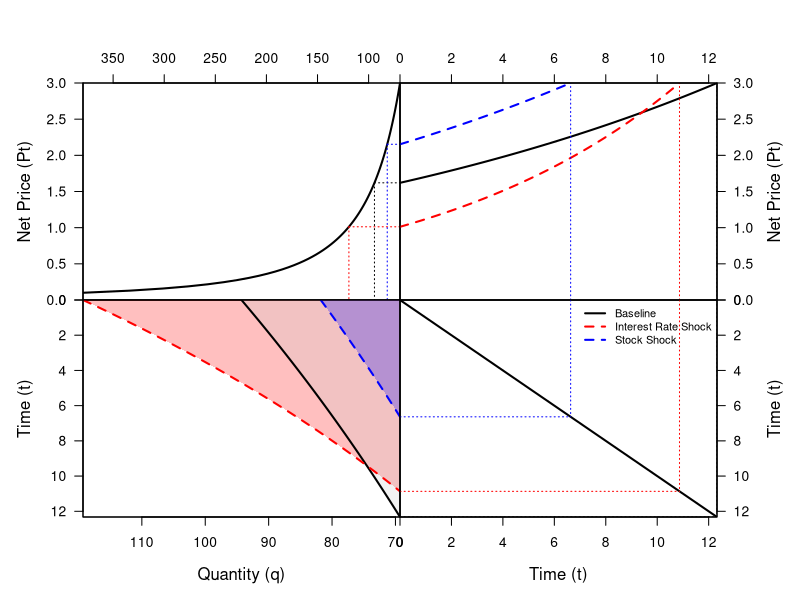

The R script that drew this image:
# Part 1: Data Generation
# Step A: Define Model Parameters
r_base <- 0.05; R0_base <- 1000
r_shock <- 0.10; R0_shock <- 500
pT <- 3; A <- 120; epsilon <- 0.5

# Step B: Define Core Economic Functions 
d_nonlinear <- function(p) A * p^(-epsilon)
stock_root_finder <- function(Tf, r, R) {
  quantity_as_a_function_of_time <- function(t) {
    price_at_t <- pT * exp(-r * (Tf - t))
    return(ifelse(price_at_t <= 0, Inf, d_nonlinear(price_at_t)))
  }
  total_extraction <- integrate(quantity_as_a_function_of_time, lower = 0, upper = Tf)$value
  return(R - total_extraction)
}

# Step C: Solve for all three paths 
# Path 1: Baseline
Tf_base <- uniroot(stock_root_finder, c(1, 200), r = r_base, R = R0_base)$root
time_base <- seq(0, Tf_base, length.out = 100); price_base <- pT * exp(-r_base * (Tf_base - time_base))
quantity_base <- d_nonlinear(price_base)

# Path 2: Interest Rate Shock
Tf_r_shock <- uniroot(stock_root_finder, c(1, 200), r = r_shock, R = R0_base)$root
time_r_shock <- seq(0, Tf_r_shock, length.out = 100); price_r_shock <- pT * exp(-r_shock * (Tf_r_shock - time_r_shock))
quantity_r_shock <- d_nonlinear(price_r_shock)

# Path 3: Resource Stock Shock
Tf_R_shock <- uniroot(stock_root_finder, c(1, 200), r = r_base, R = R0_shock)$root
time_R_shock <- seq(0, Tf_R_shock, length.out = 100); price_R_shock <- pT * exp(-r_base * (Tf_R_shock - time_R_shock))
quantity_R_shock <- d_nonlinear(price_R_shock)


# Part 2: The Final Plotting Function (With Shading)
create_final_plot <- function(time_base, price_base, quantity_base,
                              time_r_shock, price_r_shock, quantity_r_shock,
                              time_R_shock, price_R_shock, quantity_R_shock) {
  
  if (dev.cur() != 1) dev.off()
  layout(matrix(c(1, 2, 3, 4), nrow = 2, byrow = TRUE))
  par(oma = c(0, 0, 0, 0))
  
  P0_base <- price_base[1]; T_base <- max(time_base); Q0_base <- quantity_base[1]
  P0_r_shock <- price_r_shock[1]; T_r_shock <- max(time_r_shock); Q0_r_shock <- quantity_r_shock[1]
  P0_R_shock <- price_R_shock[1]; T_R_shock <- max(time_R_shock); Q0_R_shock <- quantity_R_shock[1]
  
  # Plot 1: Demand Curve (Top-Left)
  par(mar = c(0, 5, 5, 0))
  p_demand <- seq(0.1, pT, length.out = 100); q_demand <- d_nonlinear(p_demand)
  plot(q_demand, p_demand, type = "l", lwd = 2,
       xaxs = "i", yaxs = "i", xlim = rev(range(q_demand)), ylim = c(0, max(p_demand)),
       xaxt = "n", yaxt = "n", xlab = "", ylab = "")
  segments(Q0_base, P0_base, 0, P0_base, lty = 3, col = "black")
  segments(Q0_r_shock, P0_r_shock, 0, P0_r_shock, lty = 3, col = "red")
  segments(Q0_R_shock, P0_R_shock, 0, P0_R_shock, lty = 3, col = "blue")
  segments(Q0_base, P0_base, Q0_base, 0, lty = 3, col = "black")
  segments(Q0_r_shock, P0_r_shock, Q0_r_shock, 0, lty = 3, col = "red")
  segments(Q0_R_shock, P0_R_shock, Q0_R_shock, 0, lty = 3, col = "blue")
  axis(side = 2, las = 1); mtext("Net Price (Pt)", side = 2, line = 3)
  axis(side = 3); box()
  
  # Plot 2: Price Path (Top-Right)
  par(mar = c(0, 0, 5, 5))
  plot(time_base, price_base, type = "l", lwd = 2, lty = 1, col = "black",
       xaxs = "i", yaxs = "i",
       xlim = c(0, max(c(time_base, time_r_shock, time_R_shock))),
       ylim = c(0, max(c(price_base, price_r_shock, price_R_shock))),
       xaxt = "n", yaxt = "n", xlab = "", ylab = "")
  lines(time_r_shock, price_r_shock, lwd = 2, lty = 2, col = "red")
  lines(time_R_shock, price_R_shock, lwd = 2, lty = 2, col = "blue")
  segments(T_base, 0, T_base, pT, lty = 3, col = "black")
  segments(T_r_shock, 0, T_r_shock, pT, lty = 3, col = "red")
  segments(T_R_shock, 0, T_R_shock, pT, lty = 3, col = "blue")
  axis(side = 3); axis(side = 4, las = 1)
  mtext("Net Price (Pt)", side = 4, line = 3); box()
  
  # Plot 3: Extraction Path (Bottom-Left)
  par(mar = c(5, 5, 0, 0))
  # Start with a blank plot area
  plot(quantity_base, time_base, type = "n",
       xaxs = "i", yaxs = "i",
       xlim = rev(range(c(quantity_base, quantity_r_shock, quantity_R_shock))),
       ylim = rev(range(c(time_base, time_r_shock, time_R_shock))),
       xaxt = "n", yaxt = "n", xlab = "", ylab = "")
  # Add the layered polygons in the correct order
  polygon_x_r_shock <- c(0, quantity_r_shock, 0); polygon_y_r_shock <- c(0, time_r_shock, T_r_shock)
  polygon(polygon_x_r_shock, polygon_y_r_shock, col = rgb(1, 0, 0, alpha = 0.25), border = NA)
  polygon_x_base <- c(0, quantity_base, 0); polygon_y_base <- c(0, time_base, T_base)
  polygon(polygon_x_base, polygon_y_base, col = rgb(0.8, 0.8, 0.8, alpha = 0.25), border = NA)
  polygon_x_R_shock <- c(0, quantity_R_shock, 0); polygon_y_R_shock <- c(0, time_R_shock, T_R_shock)
  polygon(polygon_x_R_shock, polygon_y_R_shock, col = rgb(0, 0, 1, alpha = 0.25), border = NA)
  # Redraw the lines on top
  lines(quantity_base, time_base, lwd = 2, lty = 1, col = "black")
  lines(quantity_r_shock, time_r_shock, lwd = 2, lty = 2, col = "red")
  lines(quantity_R_shock, time_R_shock, lwd = 2, lty = 2, col = "blue")
  # Add axes and labels
  axis(side = 1); mtext("Quantity (q)", side = 1, line = 3)
  axis(side = 2, las = 1); mtext("Time (t)", side = 2, line = 3); box()
  
  # Plot 4: 45-degree Line (Bottom-Right)
  par(mar = c(5, 0, 0, 5))
  plot(time_base, time_base, type = "l", lwd = 2, lty = 1, col = "black",
       xaxs = "i", yaxs = "i",
       xlim = c(0, max(c(time_base, time_r_shock, time_R_shock))),
       ylim = rev(range(c(time_base, time_r_shock, time_R_shock))),
       xaxt = "n", yaxt = "n", xlab = "", ylab = "")
  segments(0, T_base, T_base, T_base, lty = 3, col = "black")
  segments(0, T_r_shock, T_r_shock, T_r_shock, lty = 3, col = "red")
  segments(0, T_R_shock, T_R_shock, T_R_shock, lty = 3, col = "blue")
  segments(T_base, 0, T_base, T_base, lty = 3, col = "black")
  segments(T_r_shock, 0, T_r_shock, T_r_shock, lty = 3, col = "red")
  segments(T_R_shock, 0, T_R_shock, T_R_shock, lty = 3, col = "blue")
  axis(side = 1); mtext("Time (t)", side = 1, line = 3)
  axis(side = 4, las = 1); mtext("Time (t)", side = 4, line = 3); box()
  legend("topright",
         legend = c("Baseline", "Interest Rate Shock", "Stock Shock"),
         lty = c(1, 2, 2),
         col = c("black", "red", "blue"),
         lwd = 2, bty = "n", cex = 0.8)
}


# Part 3: Image time, let's go
create_final_plot(
  time_base, price_base, quantity_base,
  time_r_shock, price_r_shock, quantity_r_shock,
  time_R_shock, price_R_shock, quantity_R_shock
)